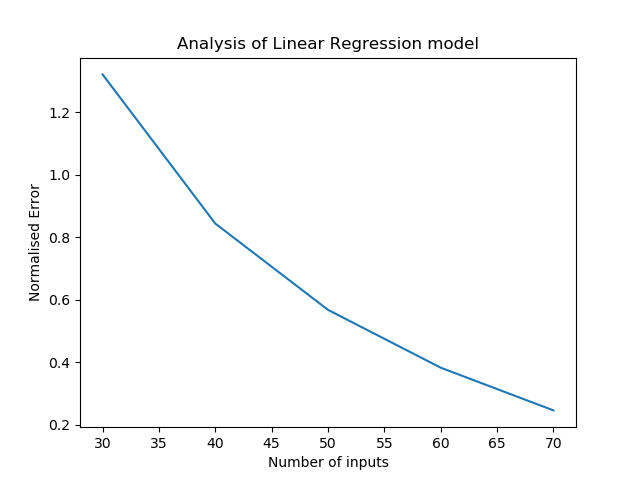

This chart was generated by the following Python code:
#!/usr/bin/python
#implemetation of linear regression on the given dataset
import random
import matplotlib.pyplot as plt	
import numpy as np
from numpy.linalg import inv

f = open("winequality-white.csv", "r")
data =[]

train_data = []
test_data = []

for i in range(4899):
	data.append(f.readline().strip().split(';'))

data.pop(0)
random.Random(1234).shuffle(data)
inp=int(raw_input('Enter the input:'))
n=(inp*4898)/100
for datum in data[0:n]:
	train_data.append(datum)
for datum in data[n:4898]:
	test_data.append(datum)

x_train=[]
y_train=[]
x_test=[]
y_test=[]

for datum in train_data:
	x_train.append(datum[:11])
	y_train.append(datum[11:12])

z=np.matrix(x_train).astype("float")
x_transpose = np.transpose(z)

for datum in test_data:
	x_test.append(datum[:11])
	y_test.append(datum[11:12])

#implementing Linear Regression 

xplus=inv(x_transpose*z)*x_transpose
y_train = np.matrix(y_train).astype("float")
w=xplus*y_train
error=[]
w_transpose=np.transpose(w)
m=np.matrix(x_test).astype("float")
y_test =np.matrix(y_test).astype("float")
k=m*w-y_test
error=np.square(k)
error_sum=sum(error)
print error_sum/n
inp=[30,40,50,60,70]
final_error=[1.3213091,0.84423266,0.56810426,0.38306507,0.24643138]
plt.plot(inp,final_error)
plt.xlabel('Number of inputs')
plt.ylabel('Normalised Error')
plt.title('Analysis of Linear Regression model')
plt.show()
